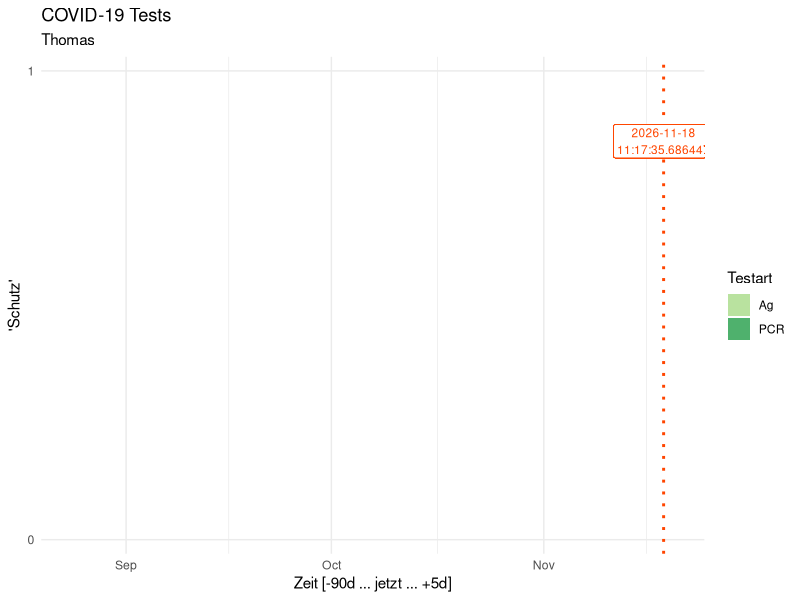

Here is the R script that generated this plot:
# Tracking Thomas' COVID19 test

library(tidyverse)
library(lubridate)

tests <- tribble(~Zeit, ~Art,
                 "5/12/2020 15.40", "Ag", 
                 "23/12/2020 16.31", "Ag", 
                 "9/1/2021 10.33", "Ag", 
                 "17/1/2021 9.18", "Ag", 
                 "23/1/2021 9.20", "Ag",
                 "30/1/2021 9.25", "Ag",
                 "7/2/2021 15.59", "Ag",
                 "13/2/2021 9.48", "Ag",
                 "20/2/2021 9.55", "Ag",
                 "25/2/2021 18.04", "Ag",
                 "27/2/2021 9.57", "Ag",
                 "6/3/2021 9.44", "Ag",
                 "12/3/2021 16.26", "Ag",
                 "19/3/2021 4.46", "PCR",
                 "20/3/2021 9.48", "Ag",
                 "21/3/2021 18.08", "Ag",
                 "23/3/2021 4.58", "PCR",
                 "25/3/2021 5.01", "PCR",
                 "28/3/2021 9.20", "Ag") %>%
  mutate(Zeit = dmy_hm(Zeit, tz = "Europe/Vienna"),
         Dauer = case_when(Art == "Ag" ~ 48,
                           TRUE ~ 72),
         Bis = Zeit + lubridate::hours(Dauer)) %>%
  rownames_to_column(., var = "He") %>%
  mutate(He = ((as.numeric(He) - 1) %% 3 + 1) * .05)

ggplot(data = tests) +
  geom_rect(mapping = aes(xmin = Zeit, xmax = Bis, ymin = 0, ymax = 1, fill = Art), alpha = .85) +
  geom_errorbarh(mapping = aes(y = He, xmin = Zeit, xmax = Bis), height = .02, color = "navy") +
  geom_vline(xintercept = now(), linetype = "dotted", size = 1, color = "orangered") +
  geom_label(x = now(), y = .85, label = str_replace(string = now(), pattern = " ", replacement = "\n"), size = 3, color = "orangered") +
  scale_x_datetime(name = "Zeit [-90d ... jetzt ... +5d]", limits = c(now() - days(90), now() + days(5)), expand = c(.01, .01)) + 
  scale_y_continuous(name = "'Schutz'", breaks = c(0, 1), minor_breaks = NULL, expand = c(.015, .015)) +
  scale_fill_manual(name = "Testart", values = set_names(x = RColorBrewer::brewer.pal(3, "YlGn")[-1],
                                                         nm = c("Ag", "PCR"))) +
  labs(title = "COVID-19 Tests", subtitle = "Thomas") +
  theme_minimal()-> p

windows(16, 5)
plot(p)

rm(p)
